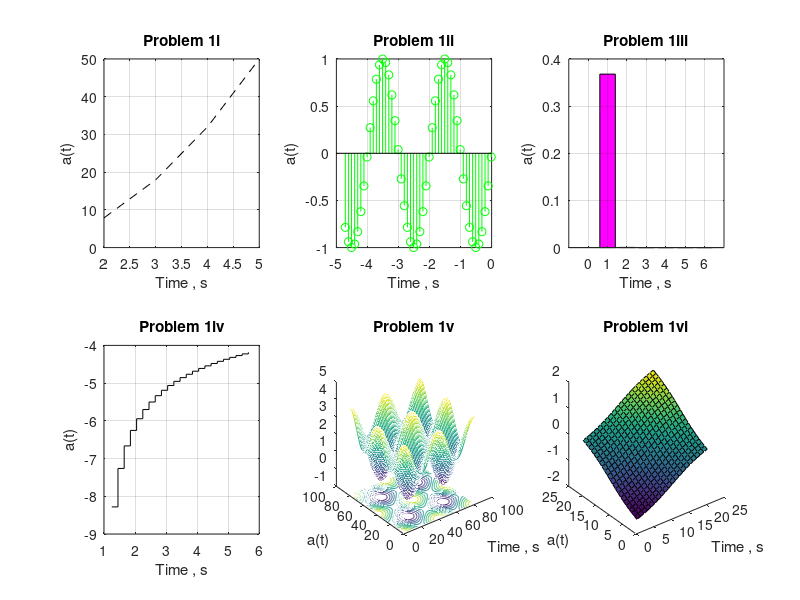

Write the MATLAB code that produced this figure.
% Oluwatimileyin Olaosebikan , C00422558
% Midterm , Problem 1
% 14th October 2019
clc,clear;

% Problem 1i
t1 = 2:1:5;
a = (t1.^2 - 5 .* t1) ./ (3 .* t1.^4) + (2 .* t1.^2);
subplot(2,3,1);
plot(t1,a,'k--');
title('Problem 1i');
xlabel('Time , s');
ylabel('a(t)');
grid;


% Problem 1ii
t2 = -1.5 * pi:0.1:0;
b = sin(pi.*(t2 - 4));
subplot(2,3,2);
stem(t2,b,'go');
title('Problem 1ii');
xlabel('Time , s');
ylabel('a(t)');
grid;


% Problem 1iii
t3 = 0:1:6;
c = exp(-t3.^3) .* (t3.^(1/3));
subplot(2,3,3);
bar(t3,c,'m');
title('Problem 1iii');
xlabel('Time , s');
ylabel('a(t)');
grid;


% Problem 1iv
t4 = 1.25:0.2:5.75;
d = 2 * log(2 .* log10(t4)) - 5;
subplot(2,3,4);
stairs(t4,d,'k');
title('Problem 1iv');
xlabel('Time , s');
ylabel('a(t)');
grid;

[x,y] = meshgrid(-4:0.1:4);
[x2,y2] = meshgrid(-1:0.1:1);

% Problem 1v
e = 2 + 0.2 * (x^2) + 0.2 * (y^2) + cos(0.5*pi*x) + cos(0.5*pi*y);
subplot(2,3,5);
meshc(e);
title('Problem 1v');
xlabel('Time , s');
ylabel('a(t)');
grid;


% Problem 1vi
f = atan(x2) + atan(y2);
subplot(2,3,6);
surf(f);
title('Problem 1vi');
xlabel('Time , s');
ylabel('a(t)');
grid;

